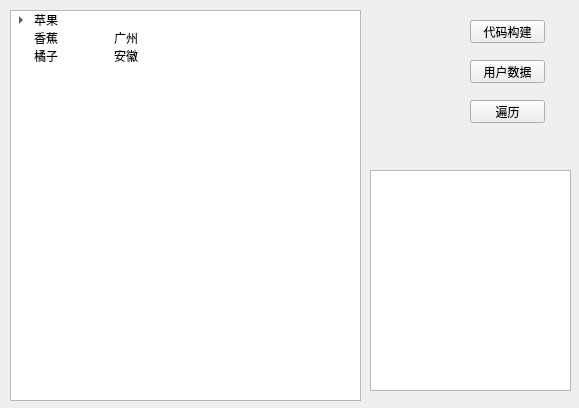
<?xml version="1.0" encoding="UTF-8"?>
<ui version="4.0">
 <class>Widget</class>
 <widget class="QWidget" name="Widget">
  <property name="geometry">
   <rect>
    <x>0</x>
    <y>0</y>
    <width>579</width>
    <height>408</height>
   </rect>
  </property>
  <property name="windowTitle">
   <string>Widget</string>
  </property>
  <widget class="QTreeWidget" name="treeWidget">
   <property name="geometry">
    <rect>
     <x>10</x>
     <y>10</y>
     <width>351</width>
     <height>391</height>
    </rect>
   </property>
   <attribute name="headerVisible">
    <bool>false</bool>
   </attribute>
   <column>
    <property name="text">
     <string>水果</string>
    </property>
    <property name="font">
     <font>
      <family>黑体</family>
      <pointsize>10</pointsize>
     </font>
    </property>
   </column>
   <column>
    <property name="text">
     <string>发货地</string>
    </property>
    <property name="font">
     <font>
      <family>黑体</family>
     </font>
    </property>
   </column>
   <item>
    <property name="text">
     <string>苹果</string>
    </property>
    <item>
     <property name="text">
      <string>红富士</string>
     </property>
     <property name="text">
      <string>山东</string>
     </property>
    </item>
    <item>
     <property name="text">
      <string>国光</string>
     </property>
     <property name="text">
      <string>河北</string>
     </property>
    </item>
   </item>
   <item>
    <property name="text">
     <string>香蕉</string>
    </property>
    <property name="text">
     <string>广州</string>
    </property>
   </item>
   <item>
    <property name="text">
     <string>橘子</string>
    </property>
    <property name="text">
     <string>安徽</string>
    </property>
   </item>
  </widget>
  <widget class="QPushButton" name="pushButton">
   <property name="geometry">
    <rect>
     <x>470</x>
     <y>20</y>
     <width>75</width>
     <height>23</height>
    </rect>
   </property>
   <property name="text">
    <string>代码构建</string>
   </property>
  </widget>
  <widget class="QPushButton" name="pushButton_2">
   <property name="geometry">
    <rect>
     <x>470</x>
     <y>60</y>
     <width>75</width>
     <height>23</height>
    </rect>
   </property>
   <property name="text">
    <string>用户数据</string>
   </property>
  </widget>
  <widget class="QPlainTextEdit" name="plainTextEdit">
   <property name="geometry">
    <rect>
     <x>370</x>
     <y>170</y>
     <width>201</width>
     <height>221</height>
    </rect>
   </property>
  </widget>
  <widget class="QPushButton" name="pushButton_3">
   <property name="geometry">
    <rect>
     <x>470</x>
     <y>100</y>
     <width>75</width>
     <height>23</height>
    </rect>
   </property>
   <property name="text">
    <string>遍历</string>
   </property>
  </widget>
 </widget>
 <layoutdefault spacing="6" margin="11"/>
 <resources/>
 <connections/>
</ui>
